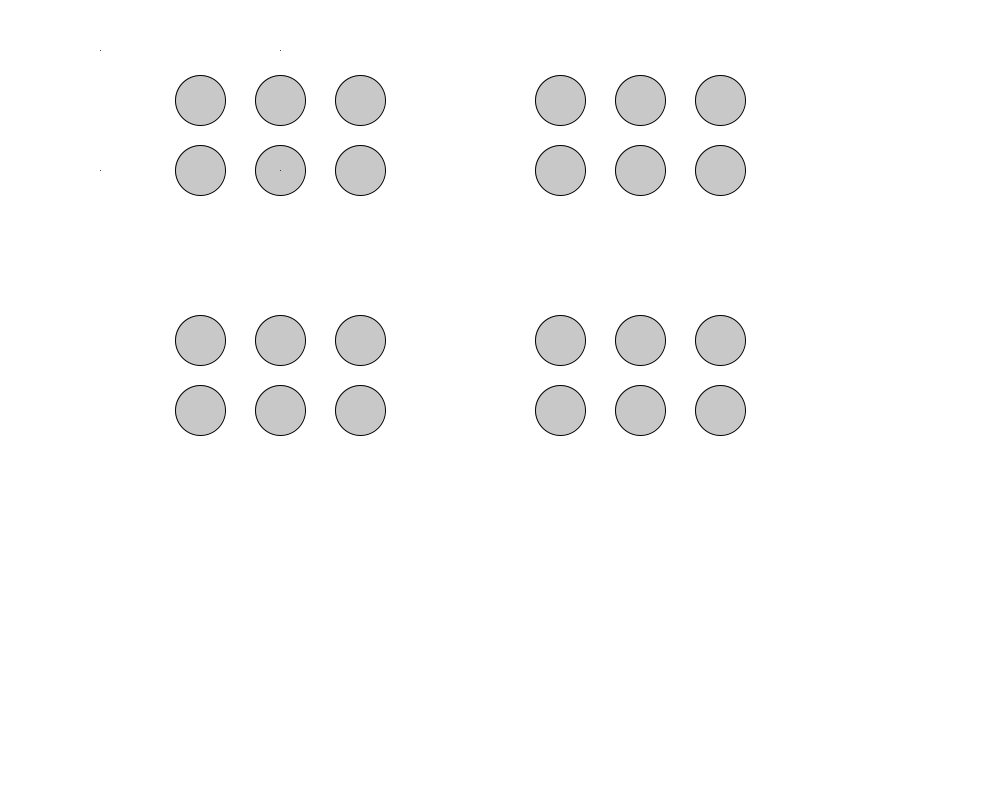
Frame 1 (no input)
Frame 60 (the mouse pressed at the canvas centre just before this capture): identical to frame 1, image omitted
Frame 120 (the mouse held since frame 60 and released just before this capture): identical to frame 1, image omitted

The Processing sketch that drew this single still picture (run headless with seeded random() and noise(); from frame 60 on, the mouse is pressed at the canvas centre):

// Processing sketch: RotatePlatoon
// ── RotatePlatoon.pde
int numSoldiers = 6;
int platoonSize = 6;
int sWidth = 50;
int sHeight = 50;
int spaceX = 0;
int spaceY = 120;
int numPlatoons = 4;

Soldier[][] s = new Soldier[numPlatoons][numSoldiers];
void setup() {
  size(1000,800);
  for (int pNum=0;pNum<numPlatoons;pNum++) {
    int i2 = 0;
    for (int i=100;i2<platoonSize;i=i+40)
      if(i2 % 2 == 0)
        s[pNum][i2++] = new Soldier(i+spaceX,spaceY-70,sWidth,sHeight);
      else
        s[pNum][i2++] = new Soldier((i-40)+spaceX,spaceY,sWidth,sHeight);
     
     if (pNum % 2 != 0) {
       spaceX = 0;
       spaceY += 120;
     } else 
       spaceX += 180;
  } 
}

void draw() {
  background(255);
  
  for (int pNum=0;pNum<numPlatoons;pNum++) {
    pushMatrix();
    translate(s[pNum][0].xpos, s[pNum][0].ypos);
    point(0,0);
    //rotate(radians(30));
    scale(1);
  
    for(int i=0;i<numSoldiers;i++)   
      s[pNum][i].display(); 
    popMatrix();
  }
  
}

class Soldier {
  color c;
  int xpos, ypos, iwidth, iheight;
  
  Soldier(int xpos, int ypos, int iwidth, int iheight) {
    c = color(200);
    this.xpos = xpos;
    this.ypos = ypos;
    this.iwidth = iwidth;
    this.iheight = iheight;
  }
  
  void display() {
    fill(c);
    ellipseMode(CENTER);
    ellipse(xpos, ypos, iwidth, iheight);
  }
}
